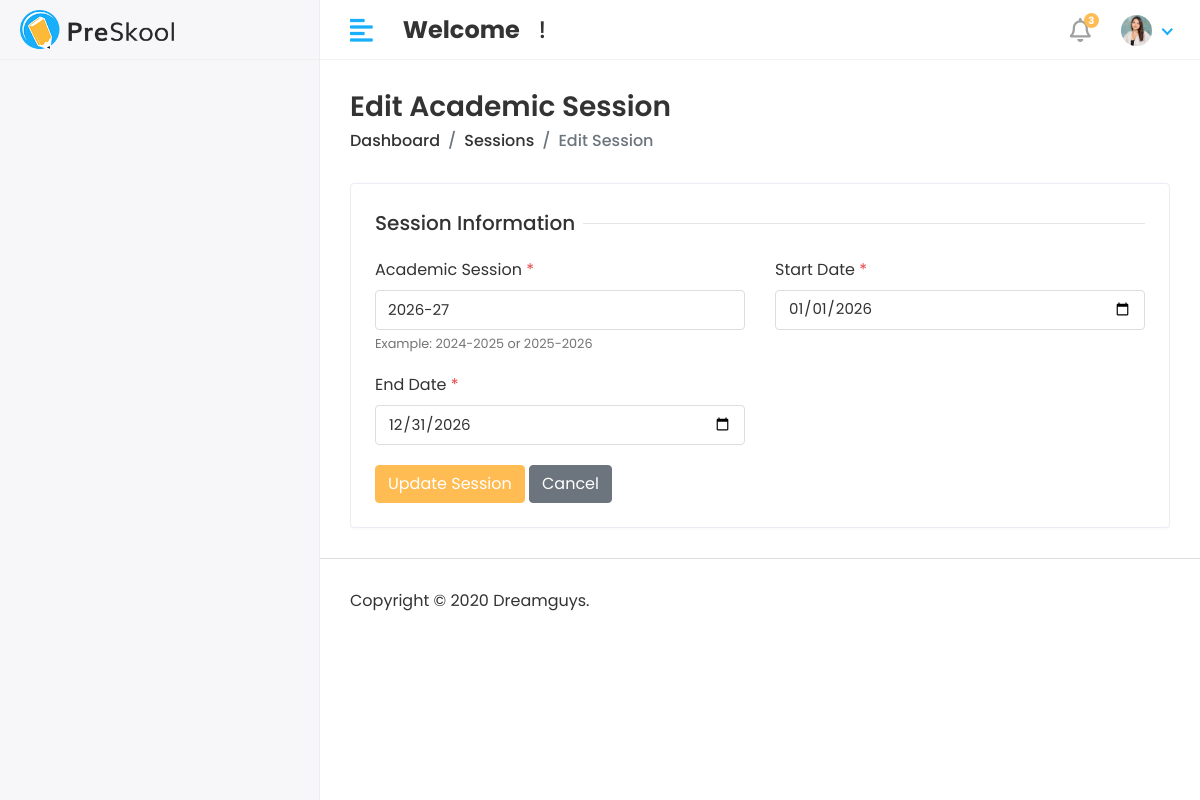
The app's page /academic/edit-session/3/ with its own data.
### academic/models.py (models this page shows, shortened)
class Session(models.Model):
    name = models.CharField(max_length=20, unique=True, verbose_name="Academic Session")
    start_date = models.DateField()
    end_date = models.DateField()
    created_at = models.DateTimeField(auto_now_add=True)

### academic/views.py (the view, shortened to what this page needs)
# urls.py: path('edit-session/<int:session_id>/', edit_session, name='edit_session'),
def edit_session(request, session_id):
    try:
        session = Session.objects.get(id=session_id)
    except Session.DoesNotExist:
        messages.error(request, 'Session not found!')
        return redirect('session_list')
    context = {
        'session': session
    }
    return render(request, 'Academic/session/edit_session.html', context)

### templates/Academic/session/edit_session.html (shortened to what this page needs)
{% extends "base.html" %}
{% block content %}
<div class="content container-fluid">
    <div class="page-header">
        <div class="row align-items-center">
            <div class="col">
                <h3 class="page-title">Edit Academic Session</h3>
                <ul class="breadcrumb">
                    <li class="breadcrumb-item"><a href="{% url 'admin_home_page' %}">Dashboard</a></li>
                    <li class="breadcrumb-item"><a href="{% url 'session_list' %}">Sessions</a></li>
                    <li class="breadcrumb-item active">Edit Session</li>
                </ul>
            </div>
        </div>
    </div>
    <div class="row">
        <div class="col-sm-12">
            <div class="card">
                <div class="card-body">
                    <form method="POST">
                        <div class="row">
                            <div class="col-12">
                                <h5 class="form-title"><span>Session Information</span></h5>
                            </div>
                            <div class="col-12 col-sm-6">
                                <div class="form-group">
                                    <label>Academic Session <span class="text-danger">*</span></label>
                                    <input type="text" name="name" class="form-control" placeholder="e.g. 2024-2025" value="{{ session.name }}" required>
                                    <small class="form-text text-muted">Example: 2024-2025 or 2025-2026</small>
                                </div>
                            </div>
                            <div class="col-12 col-sm-6">
                                <div class="form-group">
                                    <label>Start Date <span class="text-danger">*</span></label>
                                    <input type="date" name="start_date" class="form-control" value="{{ session.start_date|date:'Y-m-d' }}" required>
                                </div>
                            </div>
                            <div class="col-12 col-sm-6">
                                <div class="form-group">
                                    <label>End Date <span class="text-danger">*</span></label>
                                    <input type="date" name="end_date" class="form-control" value="{{ session.end_date|date:'Y-m-d' }}" required>
                                </div>
                            </div>
                            <div class="col-12">
                                <button type="submit" class="btn btn-primary">Update Session</button>
                                <a href="{% url 'session_list' %}" class="btn btn-secondary">Cancel</a>
                            </div>
                        </div>
                    </form>
                </div>
            </div>
        </div>
    </div>
</div>
{% endblock %}

### static/assets/css/style.css (style rules this page uses)
html { height: 100%; }
body { background-color: #fff; color: #333; font-family: 'Poppins', sans-serif; font-size: 1rem; height: 100%; line-height: 1.5; overflow-x: hidden; }
h1, h2, h3, h4, h5, h6 { font-family: 'Poppins', sans-serif; margin-top: 0; }
.form-control { border: 1px solid #ddd; box-shadow: none; color: #333; font-size: 15px; height: 40px; }
a { color: #009ce7; }
input, button, a { transition: all 0.4s ease; -moz-transition: all 0.4s ease; -o-transition: all 0.4s ease; -ms-transition: all 0.4s ease; -webkit-transition: all 0.4s ease; }
input, input:focus, button, button:focus { outline: none; }
input[type=text], input[type=password] { -webkit-appearance: none; -moz-appearance: none; appearance: none; }
.form-group { margin-bottom: 1.25rem; }
ul, ol { padding: 0px; list-style: none; }
.text-danger, .dropdown-menu>li>a.text-danger { color: #e84646 !important; }
.text-muted { color: #757575 !important; }
.btn-primary { background-color: #FFBC53; border: 1px solid #FFBC53; }
.card { border: 1px solid #ececf5; box-shadow: 0 1px 3px 0 rgba(0, 0, 0, 0.03); margin-bottom: 1.875rem; }
.card-body { padding: 1.5rem; }
.page-wrapper>.content { padding: 1.875rem 1.875rem 0; }
.page-header { margin-bottom: 1.875rem; }
.page-header .breadcrumb { background-color: transparent; color: #6c757d; font-size: 1rem; font-weight: 500; margin-bottom: 0; padding: 0; }
.page-header .breadcrumb a { color: #333; }
.page-title { font-size: 28px; font-weight: 600; color: #333; margin-bottom: 5px; }
.form-title { width: 100%; max-width: 100%; padding: 0; font-size: 1.25rem; font-weight: 500; line-height: inherit; color: #333; white-space: normal; position: relative; display: block; margin-bottom: 20px; }
.form-title:before { content: ""; position: absolute; left: 0px; right: 0px; height: 1px; top: 50%; background-color: rgba(0, 0, 0, 0.1); }
.form-title span { padding: 0px 0.5rem 0 0; background-color: #fff; display: inline-block; z-index: 2; position: relative; }

### records on screen
Session: name "2026-27", start_date "01/01/2026", end_date "12/31/2026"
